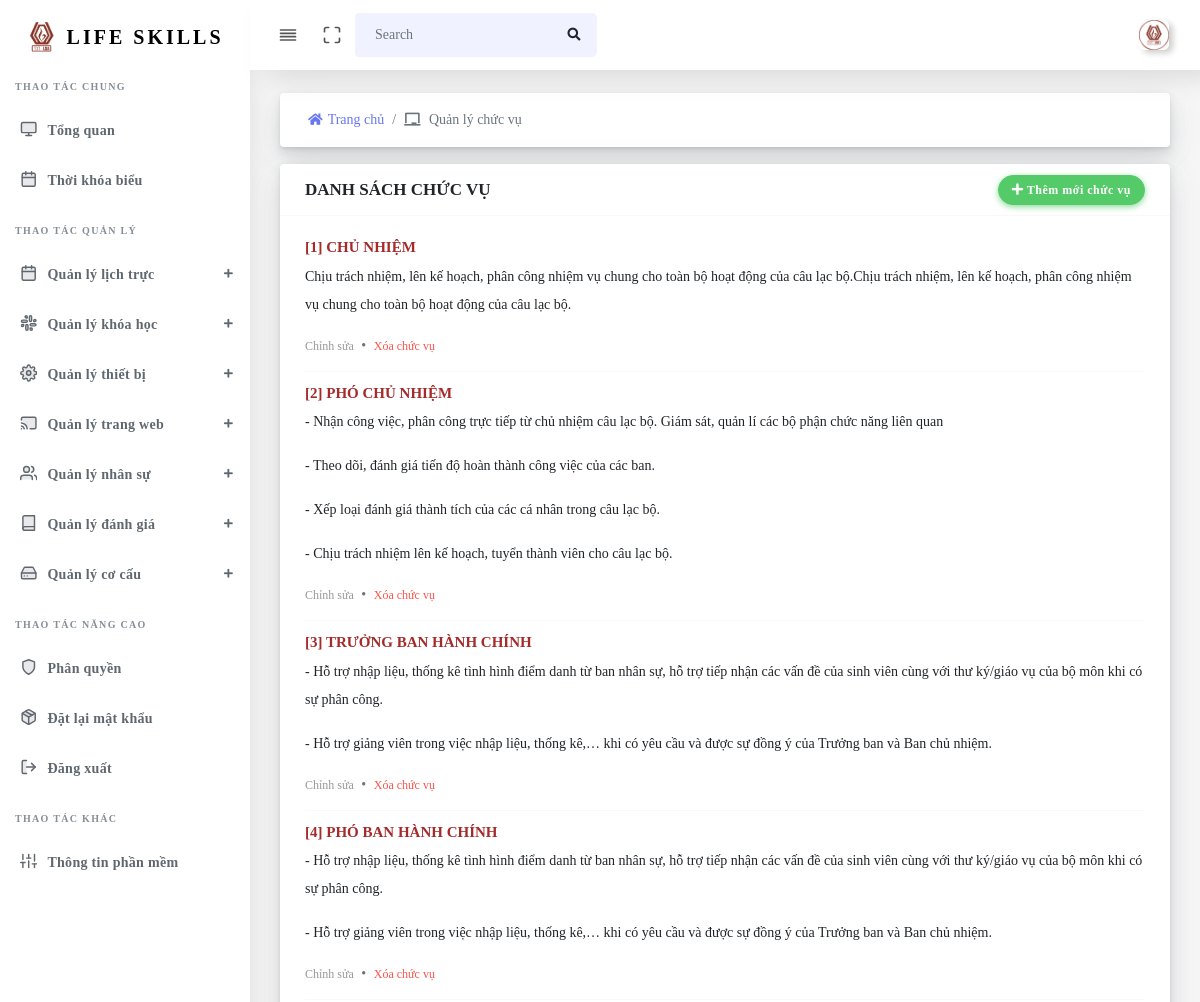
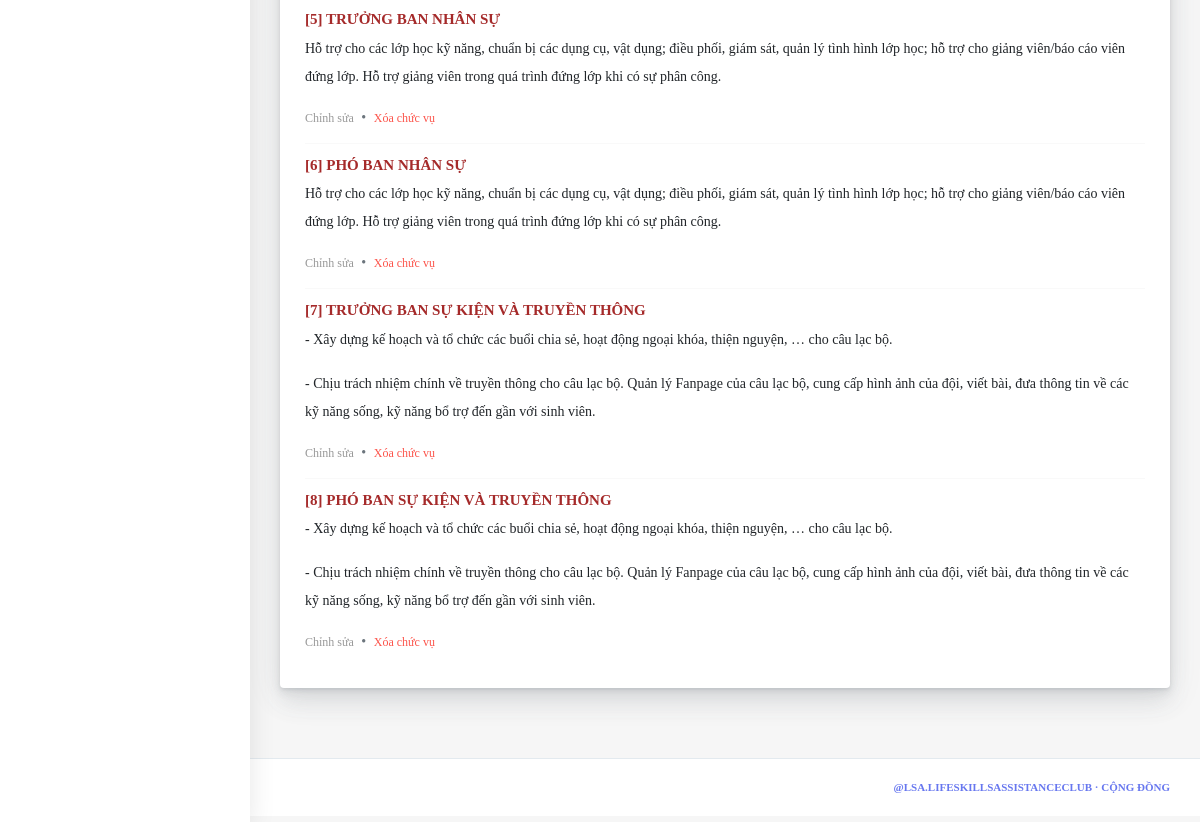
The app's page /Admin/Position (signed in) with its own data (2 pictures, top to bottom).
### tables this page shows
CREATE TABLE `tbl_position` (
  `id_position` int(255) NOT NULL,
  `name` varchar(255) NOT NULL,
  `description` text NOT NULL
);

### source/views/admin/layout.php (called while the page is built)
<?php
$filepath = realpath(dirname(__FILE__));
require_once($filepath . '/partials/header.php');
require_once($filepath . '/partials/sidebar.php');
require_once($filepath . '/pages/' . $data['page'] . '.php');
require_once($filepath . '/partials/footer.php');
?>

### source/core/Controller.php (called while the page is built, shortened)
<?php
class Controller
{
    public function viewAdmin($view, $data = [])
    {
        require_once(realpath(dirname(__FILE__)) . '/../views/admin/' . $view . '.php');
    }
}
?>

### source/controllers/Admin.php (called while the page is built, shortened)
<?php
class Admin extends Controller
{
  private $Position;
  function __construct()
  {
    $this->Position         = $this->model("Position");
  }
  public function Position()
  {
    $Notification = [];
    $this->viewAdmin("layout", [
      "page"          => "organization/position/position",
      "ListPosition"  => $this->Position->getPosition(),
      "Notification"  => $Notification,
    ]);
  }
}

### source/core/App.php (called while the page is built, shortened)
<?php
class App
{
    protected $action       = "Index";
    function __construct()
    {
        $arr        = $this->UrlProcess();
        $filepath   = realpath(dirname(__FILE__));
        if (isset($arr[0])) {
            if (file_exists($filepath . '/../controllers/' . $arr[0] . '.php')) {
                if ($arr[0] == "Admin") {
                    $this->action = "Home";
                }
                unset($arr[0]);
            }
        }
        $this->controller = new $this->controller;
        if (isset($arr[1])) {
            if (method_exists($this->controller, $arr[1])) {
                $this->action = $arr[1];
            }
            unset($arr[1]);
        }
        $this->params = $arr ? array_values($arr) : [];
        call_user_func_array([$this->controller, $this->action], $this->params);
    }
    function UrlProcess()
    {
        if (isset($_GET["url"])) return explode("/", filter_var(trim($_GET["url"], "/")));
    }
}
?>

### index.php (called while the page is built, shortened)
<?php
$myApp = new App();
?>

### source/core/lib/database.php (called while the page is built, shortened)
<?php
class Database
{
  protected $host   = DB_HOST;
  protected $user   = DB_USER;
  protected $pass   = DB_PASS;
  protected $dbname = DB_NAME;
  public $link;
  private function connectDB()
  {
    $this->link = new mysqli(
      $this->host,
      $this->user,
      $this->pass,
      $this->dbname
    );
  }
  public function select($query)
  {
    $result = $this->link->query($query) or
      die($this->link->error . __LINE__);
    if ($result->num_rows > 0) {
      return $result;
    } else {
      return false;
    }
  }
}

### source/models/Position.php (called while the page is built, shortened)
<?php
class Position
{
  private $db;
  public function __construct()
  {
    $this->db = new Database();
  }
  public function getPosition()
  {
    $query  = "SELECT * FROM tbl_position";
    $result = $this->db->select($query);
    return $result;
  }
}

### source/views/admin/pages/organization/position/position.php (the view, shortened to what this page needs)
<div class="main-content">
  <section class="section mb-3">
    <div class="section-body">
      <div class="row">
        <div class="col-md-12">
          <div class="card mb-2">
            <div class="card-body p-2">
              <nav aria-label="breadcrumb m-0">
                <ol class="breadcrumb bg-white m-0">
                  <li class="breadcrumb-item"><a href="Admin/Home"><i class="fas fa-home"></i>Trang chủ</a></li>
                  <li class="breadcrumb-item active" aria-current="page"><i class="fas fa-chalkboard"></i> Quản lý chức vụ </li>
                </ol>
              </nav>
            </div>
          </div>
        </div>
      </div>
    </div>
  </section>
  <section class="section">
    <div class="section-body">
      <div class="row">
        <div class="col-md-12">
          <div class="card">
            <div class="card-header">
              <h4>DANH SÁCH CHỨC VỤ</h4>
              <div class="card-header-action">
                <a href="#" class="btn btn-success" data-toggle="modal" data-target="#addPosition"><i class="fas fa-plus"></i> Thêm mới chức vụ</a>
              </div>
            </div>
            <div class="card-body">
              <ul class="list-unstyled list-unstyled-border list-unstyled-noborder">
                <?php $i = 1;
                if ($data['ListPosition']) {
                  while ($value = $data['ListPosition']->fetch_assoc()) { ?>
                    <li class="media">
                      <div class="media-body">
                        <div class="media-title mb-1" style="text-transform: uppercase; color: brown;">
                          [<?php echo $i++ ?>] <?php echo $value['name'] ?>
                        </div>
                        <div class="media-description text-dark">
                          <?php echo $value['description']; ?>
                        </div>
                        <div class="media-links">
                          <a href="Admin/updatePosition&id=<?php echo $value['id_position'] ?>">Chỉnh sửa</a>
                          <div class="bullet"></div>
                          <a href="#" class="text-danger" onclick="deletePosition('<?php echo $value['id_position'] ?>', '<?php echo $value['name'] ?>');" data-toggle="modal" data-target="#deletePosition">Xóa chức vụ</a>
                        </div>
                      </div>
                    </li>
                <?php }
                } ?>
              </ul>
            </div>
          </div>
        </div>
      </div>
    </div>
  </section>
</div>

### records on screen
tbl_position: name "CHỦ NHIỆM", description "Chịu trách nhiệm, lên kế hoạch, phân công nhiệm vụ chung cho toàn bộ hoạt động của câu lạc bộ.Chịu trách nhiệm, lên kế hoạch, phân công nhiệm vụ chung cho toàn bộ hoạt động của câu lạc bộ."
tbl_position: name "PHÓ CHỦ NHIỆM", description "- Nhận công việc, phân công trực tiếp từ chủ nhiệm câu lạc bộ. Giám sát, quản lí các bộ phận chức năng liên quan - Theo dõi, đánh giá tiến độ hoàn thành công việc của các ban. - Xếp loại đánh giá thành tích của các cá nhân trong câu lạc bộ. - Chịu trách nhiệm lên kế hoạch, tuyển thành viên cho câu lạc bộ."
tbl_position: name "TRƯỞNG BAN HÀNH CHÍNH", description "- Hỗ trợ nhập liệu, thống kê tình hình điểm danh từ ban nhân sự, hỗ trợ tiếp nhận các vấn đề của sinh viên cùng với thư ký/giáo vụ của bộ môn khi có sự phân công. - Hỗ trợ giảng viên trong việc nhập liệu, thống kê,… khi có yêu cầu và được sự đồng ý của Trưởng ban và Ban chủ nhiệm."
tbl_position: name "PHÓ BAN HÀNH CHÍNH", description "- Hỗ trợ nhập liệu, thống kê tình hình điểm danh từ ban nhân sự, hỗ trợ tiếp nhận các vấn đề của sinh viên cùng với thư ký/giáo vụ của bộ môn khi có sự phân công. - Hỗ trợ giảng viên trong việc nhập liệu, thống kê,… khi có yêu cầu và được sự đồng ý của Trưởng ban và Ban chủ nhiệm."
tbl_position: name "TRƯỞNG BAN NHÂN SỰ", description "Hỗ trợ cho các lớp học kỹ năng, chuẩn bị các dụng cụ, vật dụng; điều phối, giám sát, quản lý tình hình lớp học; hỗ trợ cho giảng viên/báo cáo viên đứng lớp. Hỗ trợ giảng viên trong quá trình đứng lớp khi có sự phân công."
tbl_position: name "PHÓ BAN NHÂN SỰ", description "Hỗ trợ cho các lớp học kỹ năng, chuẩn bị các dụng cụ, vật dụng; điều phối, giám sát, quản lý tình hình lớp học; hỗ trợ cho giảng viên/báo cáo viên đứng lớp. Hỗ trợ giảng viên trong quá trình đứng lớp khi có sự phân công."
tbl_position: name "TRƯỞNG BAN SỰ KIỆN VÀ TRUYỀN THÔNG", description "- Xây dựng kế hoạch và tổ chức các buổi chia sẻ, hoạt động ngoại khóa, thiện nguyện, … cho câu lạc bộ. - Chịu trách nhiệm chính về truyền thông cho câu lạc bộ. Quản lý Fanpage của câu lạc bộ, cung cấp hình ảnh của đội, viết bài, đưa thông tin về các kỹ năng sống, kỹ năng bổ trợ đến gần với sinh viên."
tbl_position: name "PHÓ BAN SỰ KIỆN VÀ TRUYỀN THÔNG", description "- Xây dựng kế hoạch và tổ chức các buổi chia sẻ, hoạt động ngoại khóa, thiện nguyện, … cho câu lạc bộ. - Chịu trách nhiệm chính về truyền thông cho câu lạc bộ. Quản lý Fanpage của câu lạc bộ, cung cấp hình ảnh của đội, viết bài, đưa thông tin về các kỹ năng sống, kỹ năng bổ trợ đến gần với sinh viên."
